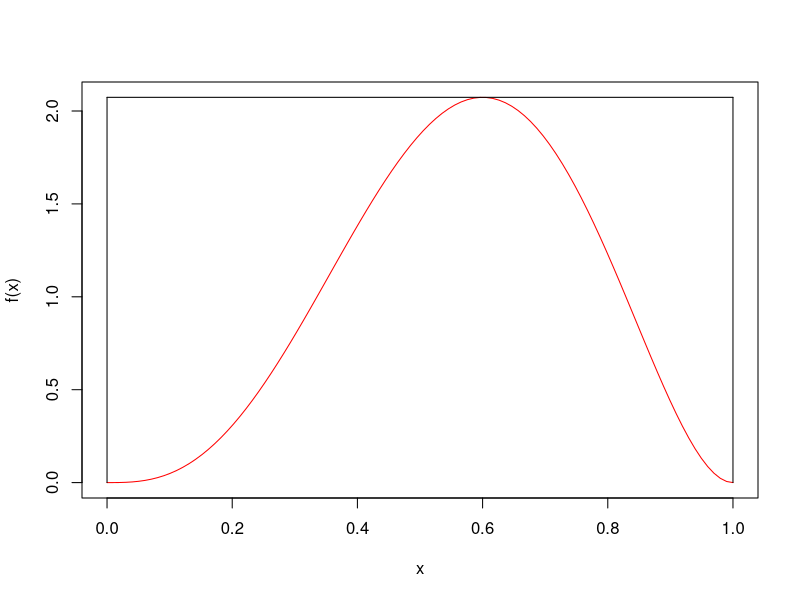
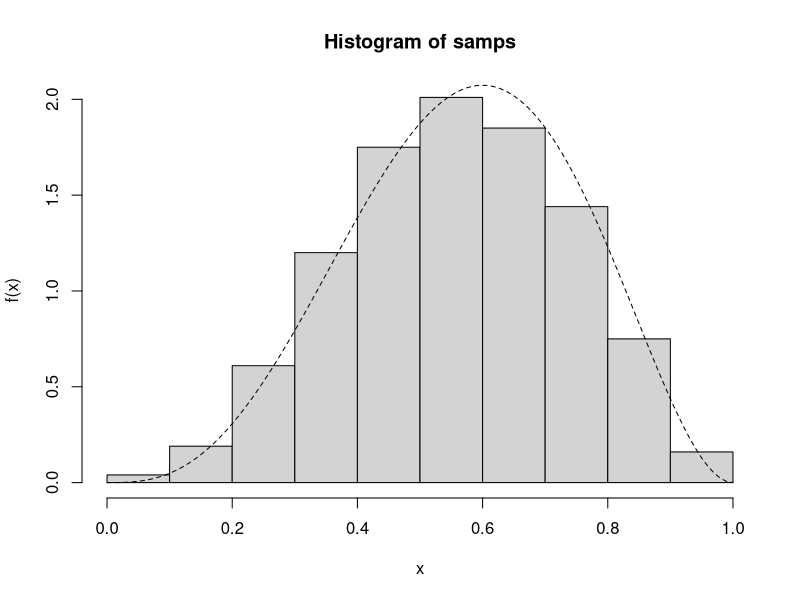

Generate these figures, in order, with R: (Note: this script raises an error after producing the figures.)
# Class Script, Lecture 8
# October 27


# Envelope Rejction Algorith
# Target Density is Beta(4,3)

f <- function(x) {
  stopifnot(x >= 0 & x <=1)
  return(60*x^3*(1-x)^2)
}

x <- seq(0, 1, length = 100)
plot(x, f(x), type = "l", ylab = "f(x)", col = "red")

max   <- 0.6
f.max <- f(max)

lines(c(0, 0), c(0, f.max), lty = 1)
lines(c(0, 1), c(f.max, f.max), lty = 1)
lines(c(1, 1), c(f.max, 0), lty = 1)

# Envelope Algorithm

n.samps <- 1000 # Number of samples desired
n       <- 0    # Counter for the number of samples
samps   <- numeric(n.samps) # initialize vector to hold output

while(n < n.samps) {
  x <- runif(1) # proposal density g is Unif(0,1)
  u <- runif(1) # uniform sample
  if (f.max*u < f(x)) {
    n        <- n + 1
    samps[n] <- x
  }
}

x <- seq(0, 1, length = 100)
hist(samps, prob = TRUE, ylab = "f(x)", xlab = "x")
lines(x, dbeta(x, 4, 3), lty = 2)



# Monte Carlo Integration

n     <- 1000000
norms <- rnorm(n, mean = 0, sd = 1/sqrt(2))
est   <- mean(sin(norms)^2) 
est2  <- mean(norms <= 1.36)
est2
pnorm(1.36, sd = 1/sqrt(2))

norms <- rnorm(n)
est   <- sqrt(2*pi)*mean(sin(norms)^2*exp(-(1/2)*norms^2))
est

norms <- rnorm(n, mean = 0, sd = 1/sqrt(2))
est3   <- sqrt(pi)*mean(sin(norms)^2) 
est3


# E[sin(X)^2] where X ~ N(0, 1/sqrt(2))

n1 <- 10000; n2 <- 1000
estvec1 <- rep(NA, 1000); estvec2 <- rep(NA, 1000)

for (i in 1:1000) {
  norms1 <- rnorm(n1, sd = 1/sqrt(2))
  norms2 <- rnorm(n2, sd = 1/sqrt(2))
  
  estvec1[i] <- mean(sin(norms1)^2)
  estvec2[i] <- mean(sin(norms2)^2)
}

df <- data.frame(estimates = c(estvec1, estvec2),
                 n = c(rep(n1, 1000), rep(n2, 1000)))
ggplot(df) + geom_histogram(aes(x = estimates)) + facet_wrap(~n, ncol = 2)


# Check Yourself

n     <- 1000000
samps <- rexp(n, rate = 1/3)
mean(samps < 3)
pexp(3, rate = 1/3)



# Simulating Dart Throws

board <- list(
  R1 = 6.35, R2 = 15.9, R3 = 99, R4 = 107, R5 = 162, R = 170, 
  nums = c(20, 1, 18, 4, 13, 6, 10, 15, 2, 17, 3, 19, 7, 16, 8, 11, 14, 9, 12, 5)
)



# Normal Model
throws  <- 100
std.dev <- 50

x <- rnorm(throws, sd = std.dev)
y <- rnorm(throws, sd = std.dev)

drawBoard(board)
points(x, y, pch = 20, col = "red")

scores <- scorePositions(x, y, board)
text(x, y+8, scores, cex = .75)

# Uniform Model

R <- 170

x <- runif(throws, min = -R, max = R)
y <- runif(throws, min = -R, max = R)

drawBoard(board)
points(x, y, pch = 20, col = "red")

scores <- scorePositions(x, y, board)
text(x, y+8, scores, cex = .75)

# Comparing Models
throws <- 10000

x1 <- rnorm(throws, sd = std.dev)
y1 <- rnorm(throws, sd = std.dev)
x2 <- runif(throws, min = -R, max = R)
y2 <- runif(throws, min = -R, max = R)

scores1 <- scorePositions(x1, y1, board)
scores2 <- scorePositions(x2, y2, board)
mean(scores1)
mean(scores2)


drawBoard(board)
points(x1, y1, pch = 20, col = "red", cex = .05)
points(x2, y2, pch = 20, col = "blue", cex = .05)

# Comparing SD values

sd.vals    <- seq(5, 150, by = 5)
n          <- length(sd.vals)
avg.scores <- rep(NA, length = n)
names(avg.scores) <- sd.vals

for (i in 1:n) {
  x <- rnorm(throws, sd = sd.vals[i])
  y <- rnorm(throws, sd = sd.vals[i])
  
  scores <- scorePositions(x, y, board)
  avg.scores[i] <- mean(scores)
}

plot(sd.vals, avg.scores, xlab = "Standard Deviation", ylab = "Avg. Score")
abline(mean(scores2), 0, col = "red")

# Check Yourself

drawBoard(board)
points(c(0, -32), c(103, -98), col = c("red", "blue"), pch = 20, cex = 3)

normal.score <- function(mean.x, mean.y, sd, board) {
  x1 <- rnorm(throws, mean.x, sd)
  y1 <- rnorm(throws, mean.y, sd)
  return(mean(scorePositions(x1, y1, board)))
}

std.dev <- 35
normal.score(0, 0, std.dev, board)
normal.score(0, 103, std.dev, board)
normal.score(-32, -98, std.dev, board)

throws <- 200
mean.x1 <- 0; mean.y1 <- 103
mean.x2 <- -32; mean.y2 <- -98
x1 <- rnorm(throws, mean.x1, std.dev)
y1 <- rnorm(throws, mean.y1, std.dev)

x2 <- rnorm(throws, mean.x2, std.dev)
y2 <- rnorm(throws, mean.y2, std.dev)

drawBoard(board)
points(x1, y1, pch = 20, col = "red")
points(x2, y2, pch = 20, col = "blue")

scores1 <- scorePositions(x1, y1, board)
scores2 <- scorePositions(x2, y2, board)
text(x1, y1+8, scores1, cex = .75)
text(x2, y2+8, scores2, cex = .75)
